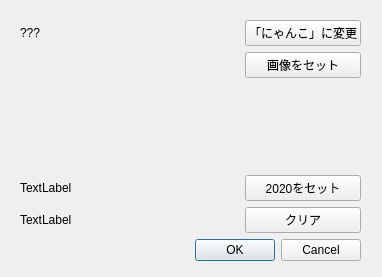
<?xml version="1.0" encoding="UTF-8"?>
<ui version="4.0">
 <class>Dialog</class>
 <widget class="QDialog" name="Dialog">
  <property name="geometry">
   <rect>
    <x>0</x>
    <y>0</y>
    <width>382</width>
    <height>277</height>
   </rect>
  </property>
  <property name="windowTitle">
   <string>Dialog</string>
  </property>
  <widget class="QWidget" name="">
   <property name="geometry">
    <rect>
     <x>20</x>
     <y>20</y>
     <width>341</width>
     <height>241</height>
    </rect>
   </property>
   <layout class="QGridLayout" name="gridLayout">
    <item row="0" column="0">
     <widget class="QLabel" name="label">
      <property name="sizePolicy">
       <sizepolicy hsizetype="Expanding" vsizetype="Fixed">
        <horstretch>0</horstretch>
        <verstretch>0</verstretch>
       </sizepolicy>
      </property>
      <property name="text">
       <string>???</string>
      </property>
     </widget>
    </item>
    <item row="1" column="2">
     <widget class="QPushButton" name="pushButton_2">
      <property name="text">
       <string>画像をセット</string>
      </property>
     </widget>
    </item>
    <item row="3" column="0">
     <widget class="QLabel" name="label_3">
      <property name="sizePolicy">
       <sizepolicy hsizetype="Expanding" vsizetype="Fixed">
        <horstretch>0</horstretch>
        <verstretch>0</verstretch>
       </sizepolicy>
      </property>
      <property name="text">
       <string>TextLabel</string>
      </property>
     </widget>
    </item>
    <item row="0" column="2">
     <widget class="QPushButton" name="pushButton">
      <property name="text">
       <string>「にゃんこ」に変更</string>
      </property>
     </widget>
    </item>
    <item row="3" column="2">
     <widget class="QPushButton" name="pushButton_3">
      <property name="text">
       <string>2020をセット</string>
      </property>
     </widget>
    </item>
    <item row="4" column="0">
     <widget class="QLabel" name="label_4">
      <property name="sizePolicy">
       <sizepolicy hsizetype="Expanding" vsizetype="Fixed">
        <horstretch>0</horstretch>
        <verstretch>0</verstretch>
       </sizepolicy>
      </property>
      <property name="text">
       <string>TextLabel</string>
      </property>
     </widget>
    </item>
    <item row="5" column="0" colspan="3">
     <widget class="QDialogButtonBox" name="buttonBox">
      <property name="orientation">
       <enum>Qt::Horizontal</enum>
      </property>
      <property name="standardButtons">
       <set>QDialogButtonBox::Cancel|QDialogButtonBox::Ok</set>
      </property>
     </widget>
    </item>
    <item row="4" column="2">
     <widget class="QPushButton" name="pushButton_4">
      <property name="text">
       <string>クリア</string>
      </property>
     </widget>
    </item>
    <item row="2" column="2">
     <spacer name="verticalSpacer">
      <property name="orientation">
       <enum>Qt::Vertical</enum>
      </property>
      <property name="sizeHint" stdset="0">
       <size>
        <width>20</width>
        <height>40</height>
       </size>
      </property>
     </spacer>
    </item>
    <item row="1" column="1">
     <spacer name="horizontalSpacer">
      <property name="orientation">
       <enum>Qt::Horizontal</enum>
      </property>
      <property name="sizeType">
       <enum>QSizePolicy::Preferred</enum>
      </property>
      <property name="sizeHint" stdset="0">
       <size>
        <width>50</width>
        <height>20</height>
       </size>
      </property>
     </spacer>
    </item>
    <item row="1" column="0" rowspan="2">
     <widget class="QLabel" name="label_2">
      <property name="maximumSize">
       <size>
        <width>189</width>
        <height>16777215</height>
       </size>
      </property>
      <property name="text">
       <string/>
      </property>
     </widget>
    </item>
   </layout>
  </widget>
 </widget>
 <resources/>
 <connections>
  <connection>
   <sender>buttonBox</sender>
   <signal>accepted()</signal>
   <receiver>Dialog</receiver>
   <slot>accept()</slot>
   <hints>
    <hint type="sourcelabel">
     <x>248</x>
     <y>254</y>
    </hint>
    <hint type="destinationlabel">
     <x>157</x>
     <y>274</y>
    </hint>
   </hints>
  </connection>
  <connection>
   <sender>buttonBox</sender>
   <signal>rejected()</signal>
   <receiver>Dialog</receiver>
   <slot>reject()</slot>
   <hints>
    <hint type="sourcelabel">
     <x>316</x>
     <y>260</y>
    </hint>
    <hint type="destinationlabel">
     <x>286</x>
     <y>274</y>
    </hint>
   </hints>
  </connection>
 </connections>
</ui>
